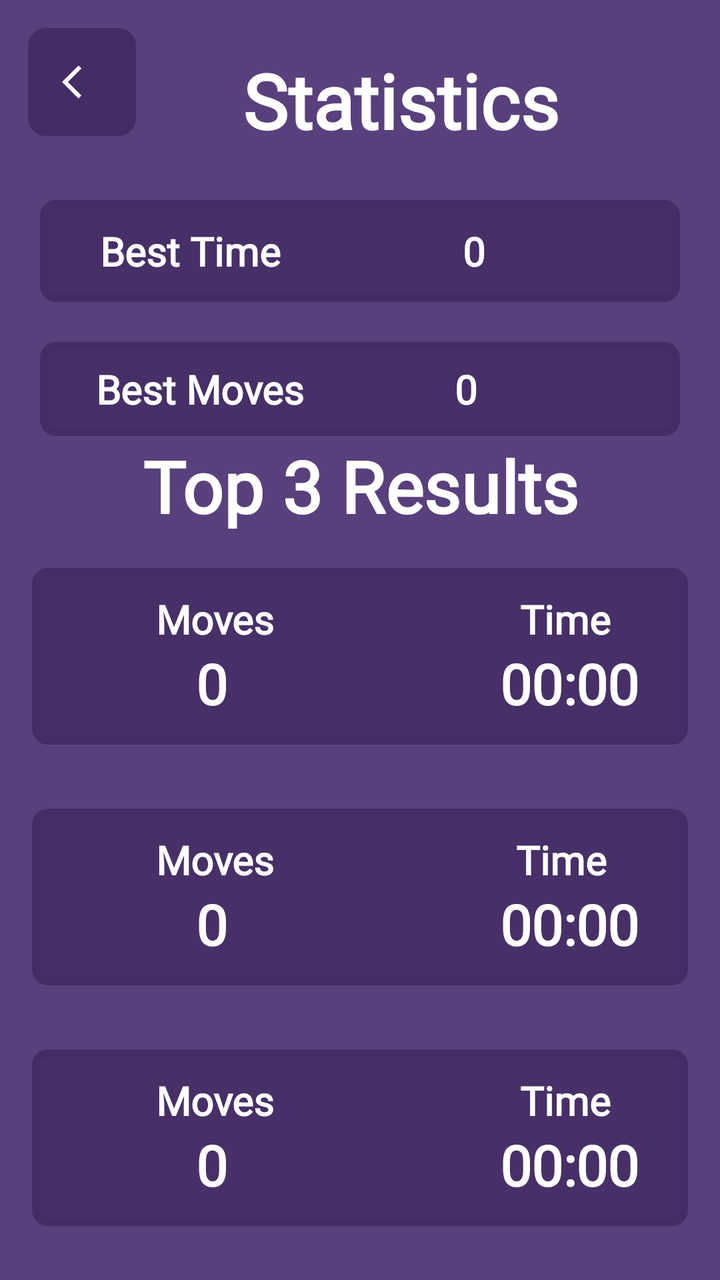
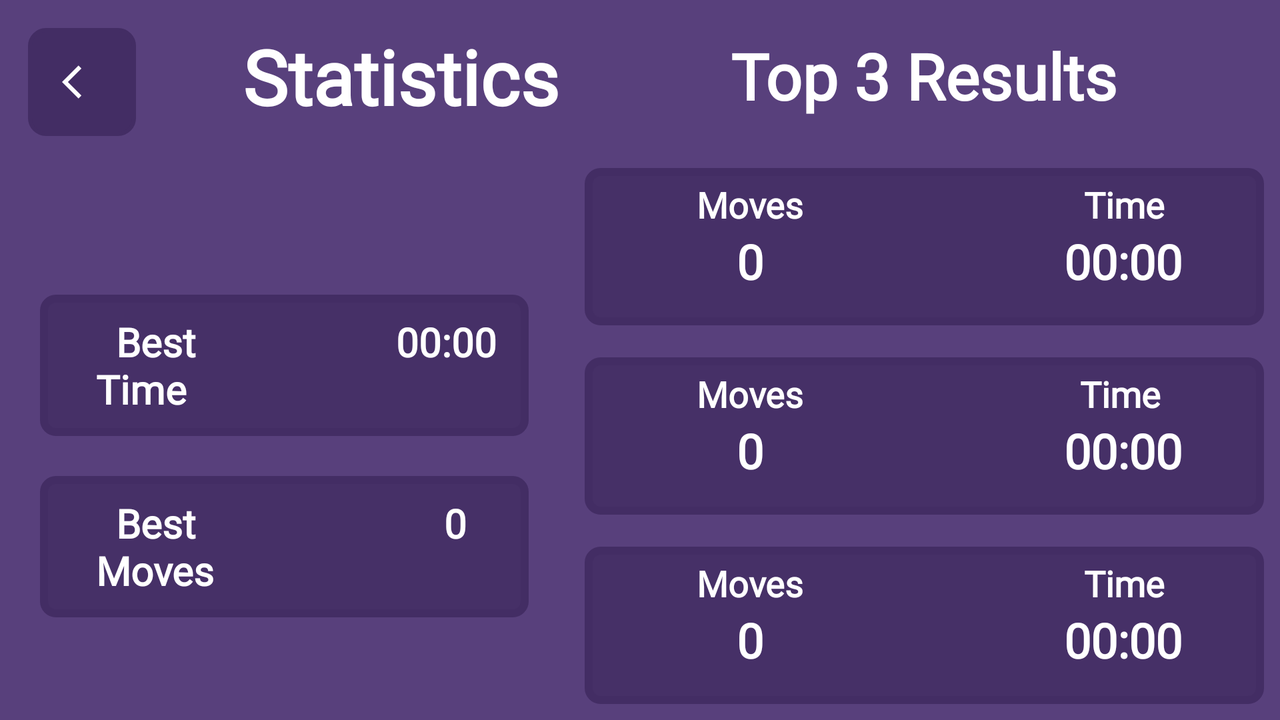

One screen, two layout resources from the same app: the default and the repository's alternative for another configuration. Each is rendered where Android would select it; the XML of both is given below.
<!-- AndroidManifest.xml: application theme Theme.Puzzle15 -->
<!-- res/layout/activity_statistics.xml -->
<?xml version="1.0" encoding="utf-8"?>
<LinearLayout xmlns:android="http://schemas.android.com/apk/res/android"
    xmlns:app="http://schemas.android.com/apk/res-auto"
    xmlns:tools="http://schemas.android.com/tools"
    android:layout_width="match_parent"
    android:layout_height="match_parent"
    android:background="#58407c"
    android:orientation="vertical"
    tools:context=".views.StatisticsActivity">

    <LinearLayout
        android:layout_width="match_parent"
        android:layout_height="100dp">

        <androidx.appcompat.widget.AppCompatImageButton
            android:id="@+id/arrowBack"
            style="@style/button_style"
            android:layout_margin="14dp"
            android:gravity="center"
            android:padding="18dp"
            android:src="@drawable/ic_arrow" />

        <TextView
            android:layout_width="wrap_content"
            android:layout_height="wrap_content"
            android:layout_gravity="center"
            android:layout_marginStart="30dp"
            android:fontFamily="@font/font_pacifico"
            android:text=" Statistics "
            android:textColor="#fff"
            android:textSize="38sp"
            android:textStyle="bold" />
    </LinearLayout>

    <LinearLayout
        android:layout_width="match_parent"
        android:layout_height="wrap_content"
        android:layout_marginLeft="20dp"
        android:layout_marginRight="20dp"
        android:background="@drawable/bg_button"
        android:orientation="horizontal"
        android:padding="12dp">

        <TextView
            android:layout_width="wrap_content"
            android:layout_height="wrap_content"
            android:layout_marginLeft="18dp"
            android:fontFamily="@font/font_pacifico"
            android:text="Best Time "
            android:textColor="#fff"
            android:textSize="20sp"
            android:textStyle="bold" />

        <TextView
            android:id="@+id/timeStatistic"
            android:layout_width="wrap_content"
            android:layout_height="wrap_content"
            android:layout_marginLeft="86dp"
            android:fontFamily="@font/font_pacifico"
            android:text="0"
            android:textColor="#fff"
            android:textSize="20sp"
            android:textStyle="bold" />


    </LinearLayout>

    <LinearLayout
        android:layout_width="match_parent"
        android:layout_height="wrap_content"
        android:layout_marginTop="20dp"
        android:layout_marginLeft="20dp"
        android:layout_marginRight="20dp"
        android:background="@drawable/bg_button"
        android:orientation="horizontal"
        android:padding="10dp">

        <TextView
            android:layout_width="wrap_content"
            android:layout_height="wrap_content"
            android:layout_marginLeft="18dp"
            android:fontFamily="@font/font_pacifico"
            android:text="Best Moves "
            android:textColor="#fff"
            android:textSize="20sp"
            android:textStyle="bold" />

        <TextView
            android:id="@+id/movesStatistic"
            android:layout_width="wrap_content"
            android:layout_height="wrap_content"
            android:layout_marginLeft="70dp"
            android:fontFamily="@font/font_pacifico"
            android:text="0"
            android:textColor="#fff"
            android:textSize="20sp"
            android:textStyle="bold" />


    </LinearLayout>


    <LinearLayout
        android:layout_width="match_parent"
        android:layout_height="50dp">

        <TextView
            android:layout_width="match_parent"
            android:layout_height="match_parent"
            android:fontFamily="@font/font_pacifico"
            android:gravity="center"
            android:text="Top 3 Results"
            android:textColor="#fff"
            android:textSize="36sp"
            android:textStyle="bold" />
    </LinearLayout>


    <LinearLayout
        android:layout_width="match_parent"
        android:layout_height="wrap_content"
        android:layout_margin="16dp"
        android:background="@drawable/bg_button"
        android:orientation="horizontal"
        android:padding="12dp">

        <LinearLayout
            android:layout_width="0dp"
            android:layout_height="match_parent"
            android:layout_weight="1"
            android:orientation="vertical">

            <TextView
                android:layout_width="wrap_content"
                android:layout_height="wrap_content"
                android:layout_marginLeft="50dp"
                android:fontFamily="@font/font_pacifico"
                android:text="Moves"
                android:textColor="#fff"
                android:textSize="20sp"
                android:textStyle="bold" />

            <TextView
                android:layout_width="wrap_content"
                android:layout_height="wrap_content"
                android:layout_marginLeft="70dp"
                android:fontFamily="@font/font_pacifico"
                android:text="0"
                android:textColor="#fff"
                android:textSize="28sp"
                android:textStyle="bold" />

        </LinearLayout>

        <LinearLayout
            android:layout_width="0dp"
            android:layout_height="match_parent"
            android:layout_weight="1"
            android:orientation="vertical">

            <TextView
                android:layout_width="wrap_content"
                android:layout_height="wrap_content"
                android:layout_marginLeft="80dp"
                android:fontFamily="@font/font_pacifico"
                android:text="Time"
                android:textColor="#fff"
                android:textSize="20sp"
                android:textStyle="bold" />

            <TextView
                android:layout_width="wrap_content"
                android:layout_height="wrap_content"
                android:layout_marginLeft="70dp"
                android:fontFamily="@font/font_pacifico"
                android:text="00:00"
                android:textColor="#fff"
                android:textSize="28sp"
                android:textStyle="bold" />

        </LinearLayout>
    </LinearLayout>


    <LinearLayout
        android:layout_width="match_parent"
        android:layout_height="wrap_content"
        android:layout_margin="16dp"
        android:background="@drawable/bg_button"
        android:orientation="horizontal"
        android:padding="12dp">

        <LinearLayout
            android:layout_width="0dp"
            android:layout_height="match_parent"
            android:layout_weight="1"
            android:orientation="vertical">

            <TextView
                android:layout_width="wrap_content"
                android:layout_height="wrap_content"
                android:layout_marginLeft="50dp"
                android:fontFamily="@font/font_pacifico"
                android:text="Moves"
                android:textColor="#fff"
                android:textSize="20sp"
                android:textStyle="bold" />

            <TextView
                android:layout_width="wrap_content"
                android:layout_height="wrap_content"
                android:layout_marginLeft="70dp"
                android:fontFamily="@font/font_pacifico"
                android:text="0"
                android:textColor="#fff"
                android:textSize="28sp"
                android:textStyle="bold" />

        </LinearLayout>

        <LinearLayout
            android:layout_width="0dp"
            android:layout_height="match_parent"
            android:layout_weight="1"
            android:orientation="vertical">

            <TextView
                android:layout_width="wrap_content"
                android:layout_height="wrap_content"
                android:layout_marginLeft="78dp"
                android:fontFamily="@font/font_pacifico"
                android:text="Time"
                android:textColor="#fff"
                android:textSize="20sp"
                android:textStyle="bold" />

            <TextView
                android:layout_width="wrap_content"
                android:layout_height="wrap_content"
                android:layout_marginLeft="70dp"
                android:fontFamily="@font/font_pacifico"
                android:text="00:00"
                android:textColor="#fff"
                android:textSize="28sp"
                android:textStyle="bold" />

        </LinearLayout>
    </LinearLayout>


    <LinearLayout
        android:layout_width="match_parent"
        android:layout_height="wrap_content"
        android:layout_margin="16dp"
        android:background="@drawable/bg_button"
        android:orientation="horizontal"
        android:padding="12dp">

        <LinearLayout
            android:layout_width="0dp"
            android:layout_height="match_parent"
            android:layout_weight="1"
            android:orientation="vertical">

            <TextView
                android:layout_width="wrap_content"
                android:layout_height="wrap_content"
                android:layout_marginLeft="50dp"
                android:fontFamily="@font/font_pacifico"
                android:text="Moves"
                android:textColor="#fff"
                android:textSize="20sp"
                android:textStyle="bold" />

            <TextView
                android:layout_width="wrap_content"
                android:layout_height="wrap_content"
                android:layout_marginLeft="70dp"
                android:fontFamily="@font/font_pacifico"
                android:text="0"
                android:textColor="#fff"
                android:textSize="28sp"
                android:textStyle="bold" />

        </LinearLayout>

        <LinearLayout
            android:layout_width="0dp"
            android:layout_height="match_parent"
            android:layout_weight="1"
            android:orientation="vertical">

            <TextView
                android:layout_width="wrap_content"
                android:layout_height="wrap_content"
                android:layout_marginLeft="80dp"
                android:fontFamily="@font/font_pacifico"
                android:text="Time"
                android:textColor="#fff"
                android:textSize="20sp"
                android:textStyle="bold" />

            <TextView
                android:layout_width="wrap_content"
                android:layout_height="wrap_content"
                android:layout_marginLeft="70dp"
                android:fontFamily="@font/font_pacifico"
                android:text="00:00"
                android:textColor="#fff"
                android:textSize="28sp"
                android:textStyle="bold" />

        </LinearLayout>
    </LinearLayout>


</LinearLayout>
<!-- resources referenced by this layout -->
<resources>
  <!-- drawable bg_button (drawable) -->
  <?xml version="1.0" encoding="utf-8"?>
  <selector xmlns:android="http://schemas.android.com/apk/res/android">
      <item>
          <shape android:shape="rectangle">
              <solid android:color="#D9432D64"/>
              <corners android:radius="6dp"/>
              <stroke android:color="#432D64" android:width="4dp"/>
          </shape>
      </item>
  </selector>
  <!-- drawable ic_arrow (drawable) -->
  <vector xmlns:android="http://schemas.android.com/apk/res/android"
      android:width="20dp"
      android:height="20dp"
      android:autoMirrored="true"
      android:tint="#FFFFFF"
      android:viewportWidth="24"
      android:viewportHeight="24">
      <path
          android:fillColor="@android:color/white"
          android:pathData="M11.67,3.87L9.9,2.1 0,12l9.9,9.9 1.77,-1.77L3.54,12z" />
  </vector>
  <style name="button_style">
          <item name="android:background">@drawable/bg_main</item>
          <item name="android:textColor">#fff</item>
          <item name="android:textSize">30sp</item>
          <item name="android:gravity">center</item>
          <item name="android:layout_width">54dp</item>
          <item name="android:layout_height">54dp</item>
          <item name="android:clickable">true</item>
          <item name="android:focusable">true</item>
          <item name="android:layout_marginStart">4dp</item>
          <item name="android:layout_marginTop">4dp</item>
      </style>
  <style name="Theme.Puzzle15" parent="Base.Theme.Puzzle15" />
  <!-- drawable bg_main (drawable) -->
  <?xml version="1.0" encoding="utf-8"?>
  <selector xmlns:android="http://schemas.android.com/apk/res/android">
      <item android:state_pressed="true">
          <shape android:shape="rectangle">
              <solid android:color="#3F2C5C"/>
              <corners android:radius="8dp"/>
              <stroke android:color="#211730" android:width="2dp"/>
          </shape>
      </item>
      <item>
          <shape android:shape="rectangle">
              <solid android:color="#432D64"/>
              <corners android:radius="8dp"/>
              <stroke android:color="#432D64" android:width="2dp"/>
          </shape>
      </item>
  </selector>
  <style name="Base.Theme.Puzzle15" parent="Theme.Material3.DayNight.NoActionBar">
          
          
          <item name="android:statusBarColor">@color/myColor</item>
      </style>
  <color name="myColor">#58407c</color>
</resources>
<!-- res/layout-land/activity_statistics.xml (the repository's variant of the layout above) -->
<!-- drawn on the phone turned sideways -->
<?xml version="1.0" encoding="utf-8"?>
<LinearLayout xmlns:android="http://schemas.android.com/apk/res/android"
    xmlns:app="http://schemas.android.com/apk/res-auto"
    xmlns:tools="http://schemas.android.com/tools"
    android:layout_width="match_parent"
    android:layout_height="match_parent"
    android:background="#58407c"
    android:orientation="vertical"
    tools:context=".views.StatisticsActivity">



    <androidx.appcompat.widget.LinearLayoutCompat
        android:layout_width="match_parent"
        android:layout_height="0dp"
        android:layout_weight="1"
        android:orientation="horizontal">

        <androidx.appcompat.widget.LinearLayoutCompat
            android:layout_width="0dp"
            android:layout_height="match_parent"
            android:layout_weight="0.8"
            android:gravity="center"
            android:orientation="vertical">

            <LinearLayout
                android:layout_width="match_parent"
                android:layout_height="76dp">

                <androidx.appcompat.widget.AppCompatImageButton
                    android:id="@+id/arrowBack"
                    style="@style/button_style"
                    android:layout_margin="14dp"
                    android:gravity="center"
                    android:padding="18dp"
                    android:src="@drawable/ic_arrow" />

                <TextView
                    android:layout_width="wrap_content"
                    android:layout_height="wrap_content"
                    android:layout_gravity="center"
                    android:layout_marginStart="30dp"
                    android:fontFamily="@font/font_pacifico"
                    android:text=" Statistics "
                    android:textColor="#fff"
                    android:textSize="38sp"
                    android:textStyle="bold" />
            </LinearLayout>

            <LinearLayout
                android:layout_width="match_parent"
                android:layout_height="0dp"
                android:gravity="bottom"
                android:layout_weight="1">
                <LinearLayout
                    android:layout_width="match_parent"
                    android:layout_height="wrap_content"
                    android:layout_marginLeft="20dp"
                    android:layout_marginRight="20dp"
                    android:background="@drawable/bg_button"
                    android:orientation="horizontal"
                    android:padding="10dp">

                    <androidx.appcompat.widget.LinearLayoutCompat
                        android:layout_width="0dp"
                        android:layout_height="match_parent"
                        android:layout_weight="1">

                        <TextView
                            android:layout_width="wrap_content"
                            android:layout_height="wrap_content"
                            android:layout_marginLeft="18dp"
                            android:fontFamily="@font/font_pacifico"
                            android:text="  Best Time  "
                            android:textColor="#fff"
                            android:textSize="20sp"
                            android:textStyle="bold" />
                    </androidx.appcompat.widget.LinearLayoutCompat>

                    <androidx.appcompat.widget.LinearLayoutCompat
                        android:layout_width="0dp"
                        android:layout_height="match_parent"
                        android:layout_weight="1">


                        <TextView
                            android:layout_width="match_parent"
                            android:layout_height="match_parent"
                            android:layout_marginLeft="46dp"
                            android:fontFamily="@font/font_pacifico"
                            android:text="  00:00  "
                            android:textColor="#fff"
                            android:textSize="20sp"
                            android:textStyle="bold" />
                    </androidx.appcompat.widget.LinearLayoutCompat>


                </LinearLayout>
            </LinearLayout>
            <LinearLayout
                android:layout_width="match_parent"
                android:layout_height="0dp"
                android:layout_weight="1">

                <LinearLayout
                    android:layout_width="match_parent"
                    android:layout_height="wrap_content"
                    android:layout_marginLeft="20dp"
                    android:layout_marginTop="20dp"
                    android:layout_marginRight="20dp"
                    android:background="@drawable/bg_button"
                    android:orientation="horizontal"
                    android:padding="10dp">

                    <androidx.appcompat.widget.LinearLayoutCompat
                        android:layout_width="0dp"
                        android:layout_height="match_parent"
                        android:layout_weight="1">

                        <TextView
                            android:layout_width="wrap_content"
                            android:layout_height="wrap_content"
                            android:layout_marginLeft="18dp"
                            android:fontFamily="@font/font_pacifico"
                            android:text="  Best Moves  "
                            android:textColor="#fff"
                            android:textSize="20sp"
                            android:textStyle="bold" />
                    </androidx.appcompat.widget.LinearLayoutCompat>

                    <androidx.appcompat.widget.LinearLayoutCompat
                        android:layout_width="0dp"
                        android:layout_height="match_parent"
                        android:layout_weight="1">

                        <TextView
                            android:layout_width="match_parent"
                            android:layout_height="match_parent"
                            android:layout_marginLeft="70dp"
                            android:fontFamily="@font/font_pacifico"
                            android:text="  0   "
                            android:textColor="#fff"
                            android:textSize="20sp"
                            android:textStyle="bold" />
                    </androidx.appcompat.widget.LinearLayoutCompat>


                </LinearLayout>
            </LinearLayout>
        </androidx.appcompat.widget.LinearLayoutCompat>


        <androidx.appcompat.widget.LinearLayoutCompat
            android:layout_width="0dp"
            android:layout_height="match_parent"
            android:layout_weight="1"
            android:orientation="vertical">

            <LinearLayout
                android:layout_width="match_parent"
                android:layout_height="76dp">

                <TextView
                    android:layout_width="match_parent"
                    android:layout_height="match_parent"
                    android:fontFamily="@font/font_pacifico"
                    android:gravity="center"
                    android:text="Top 3 Results"
                    android:textColor="#fff"
                    android:textSize="32sp"
                    android:textStyle="bold" />
            </LinearLayout>


            <LinearLayout
                android:layout_width="match_parent"
                android:layout_height="0dp"
                android:layout_weight="1"
                android:layout_margin="8dp"
                android:background="@drawable/bg_button"
                android:orientation="horizontal"
                android:padding="6dp">

                <LinearLayout
                    android:layout_width="0dp"
                    android:layout_height="match_parent"
                    android:layout_weight="1"
                    android:orientation="vertical">

                    <TextView
                        android:layout_width="wrap_content"
                        android:layout_height="wrap_content"
                        android:layout_marginLeft="50dp"
                        android:fontFamily="@font/font_pacifico"
                        android:text="Moves"
                        android:textColor="#fff"
                        android:textSize="18sp"
                        android:textStyle="bold" />

                    <TextView
                        android:layout_width="wrap_content"
                        android:layout_height="wrap_content"
                        android:layout_marginLeft="70dp"
                        android:fontFamily="@font/font_pacifico"
                        android:text="0"
                        android:textColor="#fff"
                        android:textSize="24sp"
                        android:textStyle="bold" />

                </LinearLayout>

                <LinearLayout
                    android:layout_width="0dp"
                    android:layout_height="match_parent"
                    android:layout_weight="1"
                    android:orientation="vertical">

                    <TextView
                        android:layout_width="wrap_content"
                        android:layout_height="wrap_content"
                        android:layout_marginLeft="80dp"
                        android:fontFamily="@font/font_pacifico"
                        android:text="Time"
                        android:textColor="#fff"
                        android:textSize="18sp"
                        android:textStyle="bold" />

                    <TextView
                        android:layout_width="wrap_content"
                        android:layout_height="wrap_content"
                        android:layout_marginLeft="70dp"
                        android:fontFamily="@font/font_pacifico"
                        android:text="00:00"
                        android:textColor="#fff"
                        android:textSize="24sp"
                        android:textStyle="bold" />

                </LinearLayout>
            </LinearLayout>


            <LinearLayout
                android:layout_width="match_parent"
                android:layout_height="0dp"
                android:layout_weight="1"
                android:layout_margin="8dp"
                android:background="@drawable/bg_button"
                android:orientation="horizontal"
                android:padding="6dp">

                <LinearLayout
                    android:layout_width="0dp"
                    android:layout_height="match_parent"
                    android:layout_weight="1"
                    android:orientation="vertical">

                    <TextView
                        android:layout_width="wrap_content"
                        android:layout_height="wrap_content"
                        android:layout_marginLeft="50dp"
                        android:fontFamily="@font/font_pacifico"
                        android:text="Moves"
                        android:textColor="#fff"
                        android:textSize="18sp"
                        android:textStyle="bold" />

                    <TextView
                        android:layout_width="wrap_content"
                        android:layout_height="wrap_content"
                        android:layout_marginLeft="70dp"
                        android:fontFamily="@font/font_pacifico"
                        android:text="0"
                        android:textColor="#fff"
                        android:textSize="24sp"
                        android:textStyle="bold" />

                </LinearLayout>

                <LinearLayout
                    android:layout_width="0dp"
                    android:layout_height="match_parent"
                    android:layout_weight="1"
                    android:orientation="vertical">

                    <TextView
                        android:layout_width="wrap_content"
                        android:layout_height="wrap_content"
                        android:layout_marginLeft="78dp"
                        android:fontFamily="@font/font_pacifico"
                        android:text="Time"
                        android:textColor="#fff"
                        android:textSize="18sp"
                        android:textStyle="bold" />

                    <TextView
                        android:layout_width="wrap_content"
                        android:layout_height="wrap_content"
                        android:layout_marginLeft="70dp"
                        android:fontFamily="@font/font_pacifico"
                        android:text="00:00"
                        android:textColor="#fff"
                        android:textSize="24sp"
                        android:textStyle="bold" />

                </LinearLayout>
            </LinearLayout>


            <LinearLayout
                android:layout_width="match_parent"
                android:layout_height="0dp"
                android:layout_weight="1"
                android:layout_margin="8dp"
                android:background="@drawable/bg_button"
                android:orientation="horizontal"
                android:padding="6dp">

                <LinearLayout
                    android:layout_width="0dp"
                    android:layout_height="match_parent"
                    android:layout_weight="1"
                    android:orientation="vertical">

                    <TextView
                        android:layout_width="wrap_content"
                        android:layout_height="wrap_content"
                        android:layout_marginLeft="50dp"
                        android:fontFamily="@font/font_pacifico"
                        android:text="Moves"
                        android:textColor="#fff"
                        android:textSize="18sp"
                        android:textStyle="bold" />

                    <TextView
                        android:layout_width="wrap_content"
                        android:layout_height="wrap_content"
                        android:layout_marginLeft="70dp"
                        android:fontFamily="@font/font_pacifico"
                        android:text="0"
                        android:textColor="#fff"
                        android:textSize="24sp"
                        android:textStyle="bold" />

                </LinearLayout>

                <LinearLayout
                    android:layout_width="0dp"
                    android:layout_height="match_parent"
                    android:layout_weight="1"
                    android:orientation="vertical">

                    <TextView
                        android:layout_width="wrap_content"
                        android:layout_height="wrap_content"
                        android:layout_marginLeft="80dp"
                        android:fontFamily="@font/font_pacifico"
                        android:text="Time"
                        android:textColor="#fff"
                        android:textSize="18sp"
                        android:textStyle="bold" />

                    <TextView
                        android:layout_width="wrap_content"
                        android:layout_height="wrap_content"
                        android:layout_marginLeft="70dp"
                        android:fontFamily="@font/font_pacifico"
                        android:text="00:00"
                        android:textColor="#fff"
                        android:textSize="24sp"
                        android:textStyle="bold" />

                </LinearLayout>
            </LinearLayout>
        </androidx.appcompat.widget.LinearLayoutCompat>

    </androidx.appcompat.widget.LinearLayoutCompat>


</LinearLayout>
